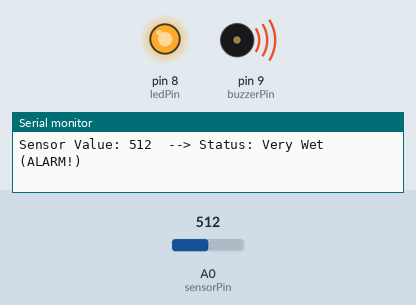
This sketch was run on a simulated Arduino Uno, built with avr-gcc and run on an emulated ATmega328P. Shown: output pins drawn as LEDs (lit = HIGH), buzzer (waves = sounding), the last lines printed to the serial monitor. Inputs (shaded band) come from the test bench; at power-on: A0 (sensorPin) = 512.

Above: at 1.8 s.
1.9 s: A0 (sensorPin) set to 411
3.4 s: A0 (sensorPin) set to 384
At 4.6 s:
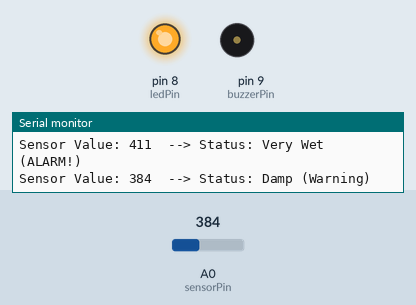
5.5 s: A0 (sensorPin) set to 52
7.2 s: A0 (sensorPin) set to 43
At 9.0 s:
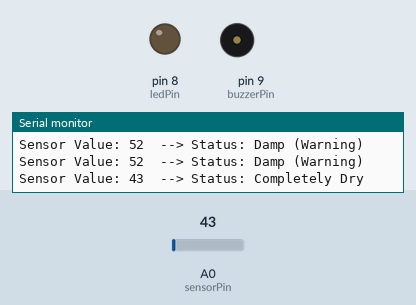
9.5 s: A0 (sensorPin) set to 60
At 10.6 s:
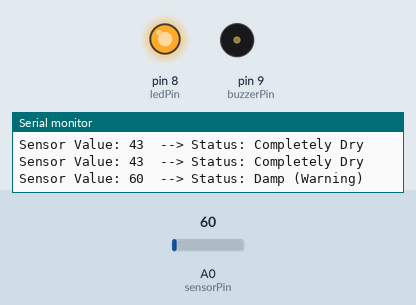
11.5 s: A0 (sensorPin) set to 40
At 13.3 s:
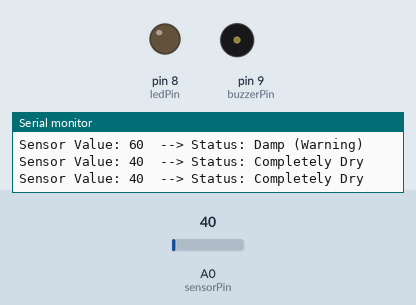
Timing chart, 0 to 14.5 s (numbered marks = the images above; inputs shaded):
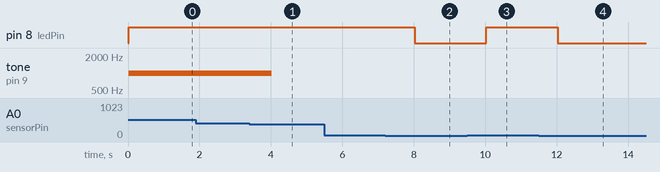

The sketch:

KMUTTwater_sensor_project.ino
```cpp
/*
  Water Level ALARM System (Passive Buzzer Fix)
  For High School Arduino Project
*/

int sensorPin = A0;
int sensorValue = 0;

// Define our output pins
int ledPin = 8;
int buzzerPin = 9;

void setup() {
  Serial.begin(9600);

  pinMode(ledPin, OUTPUT);
  pinMode(buzzerPin, OUTPUT);

  Serial.println("Starting Water Alarm System...");
}

void loop() {
  sensorValue = analogRead(sensorPin);

  Serial.print("Sensor Value: ");
  Serial.print(sensorValue);

  if (sensorValue < 50) {
    Serial.println("  --> Status: Completely Dry");
    digitalWrite(ledPin, LOW);    // Turn LED OFF
    noTone(buzzerPin);            // Silence the buzzer
  }
  else if (sensorValue >= 50 && sensorValue < 400) {
    Serial.println("  --> Status: Damp (Warning)");
    digitalWrite(ledPin, HIGH);   // Turn LED ON
    noTone(buzzerPin);            // Keep buzzer quiet
  }
  else {
    Serial.println("  --> Status: Very Wet (ALARM!)");
    digitalWrite(ledPin, HIGH);   // Keep LED ON
    tone(buzzerPin, 1000);        // Play a 1000 Hz alarm tone!
  }

  // Wait 1 second before taking the next reading
  delay(1000);
}
```

Measured:
- the behaviour switches between 400 and 399 on A0 (sensorPin) (found by bisection; images 0 and 1)
- the behaviour switches between 50 and 49 on A0 (sensorPin) (found by bisection; images 1 and 2)
- after the input at 3.4 s, tone on pin 9 (buzzerPin): 1000 Hz → silent after 0.62 s
- after the input at 7.2 s, pin 8 (ledPin): HIGH → LOW after 0.82 s
- after the input at 9.5 s, pin 8 (ledPin): LOW → HIGH after 0.52 s
- after the input at 11.5 s, pin 8 (ledPin): HIGH → LOW after 0.53 s
